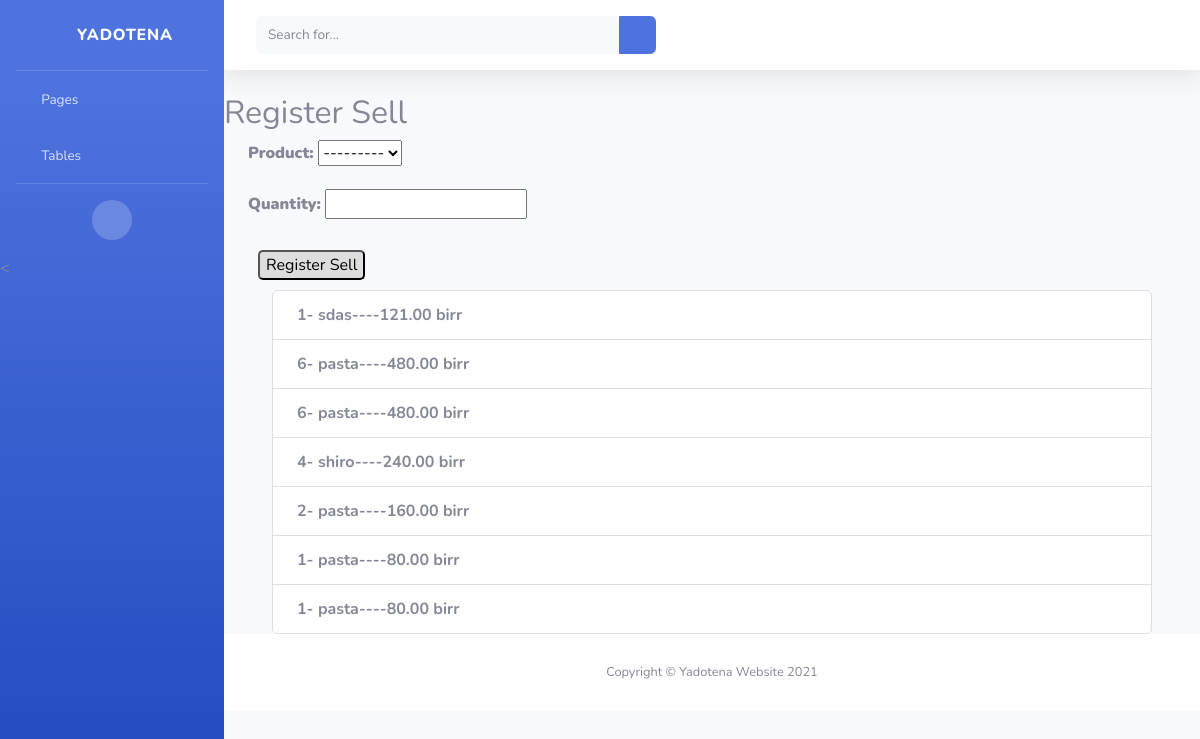
The app's page /addsell/ (signed in) with its own data.
### seller/models.py (models this page shows)
class Sell(models.Model):
    Product = models.ForeignKey(Product, on_delete=models.CASCADE)
    quantity = models.IntegerField()
    date_sold = models.DateTimeField(auto_now_add=True)
    def __str__(self):
        return f'{self.quantity}- {self.Product.name}----{self.Product.price * self.quantity}'

class Product(models.Model):
    name = models.CharField(max_length=200)
    price = models.DecimalField(max_digits=10, decimal_places=2)
    def __str__(self):
        return self.name

### seller/views.py (the view)
# urls.py: path('addsell/', views.register_sell, name='sell_form'),
@login_required(login_url=reverse_lazy('login'))
def register_sell(request):
    if request.method == 'POST':
        form = SellForm(request.POST)
        if form.is_valid():
            form.save()
            return redirect('sell_form')
    else:
        form = SellForm()
    sells = Sell.objects.all()[::-1][:30]
    return render(request, 'sell_form.html', {'sell_form': form,'sells': sells})

### seller/forms.py
class SellForm(forms.ModelForm):
    class Meta:
        model = Sell
        fields = ['Product', 'quantity']

### templates/sell_form.html (shortened to what this page needs)
{% extends 'base.html' %}
{% block content %}
<h2>Register Sell</h2>
<div class="container-fluid">
<form  style="font-weight: 900;" method="post">
    {{ sell_form.as_p }}
    <button style="margin: 10px; border-radius: 5px; background-color: #ddd;" type="submit">Register Sell</button>
</form>
<ul class="list-group container-fluid">
    {% for pro in sells %}
        <li class="list-group-item container-fluid"><strong>{{pro}} birr</strong></li>
    {% endfor %}
</ul>
</div>
{% endblock %}

### records on screen
Sell: quantity+Product "1- sdas----121.00"
Sell: quantity+Product "6- pasta----480.00"
Sell: quantity+Product "6- pasta----480.00"
Sell: quantity+Product "4- shiro----240.00"
Sell: quantity+Product "2- pasta----160.00"
Sell: quantity+Product "1- pasta----80.00"
Sell: quantity+Product "1- pasta----80.00"
